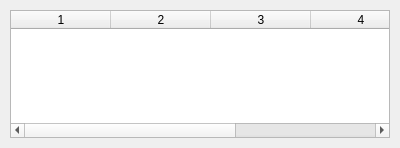
<?xml version="1.0" encoding="UTF-8"?>
<ui version="4.0">
 <class>recordWidget</class>
 <widget class="QWidget" name="recordWidget">
  <property name="geometry">
   <rect>
    <x>0</x>
    <y>0</y>
    <width>400</width>
    <height>148</height>
   </rect>
  </property>
  <property name="windowTitle">
   <string>Form</string>
  </property>
  <layout class="QGridLayout" name="gridLayout">
   <property name="leftMargin">
    <number>10</number>
   </property>
   <property name="topMargin">
    <number>10</number>
   </property>
   <property name="rightMargin">
    <number>10</number>
   </property>
   <property name="bottomMargin">
    <number>10</number>
   </property>
   <property name="spacing">
    <number>10</number>
   </property>
   <item row="0" column="0">
    <widget class="QTableWidget" name="tableWidget">
     <property name="gridStyle">
      <enum>Qt::SolidLine</enum>
     </property>
     <property name="columnCount">
      <number>5</number>
     </property>
     <column/>
     <column/>
     <column/>
     <column/>
     <column/>
    </widget>
   </item>
  </layout>
 </widget>
 <resources/>
 <connections/>
</ui>
